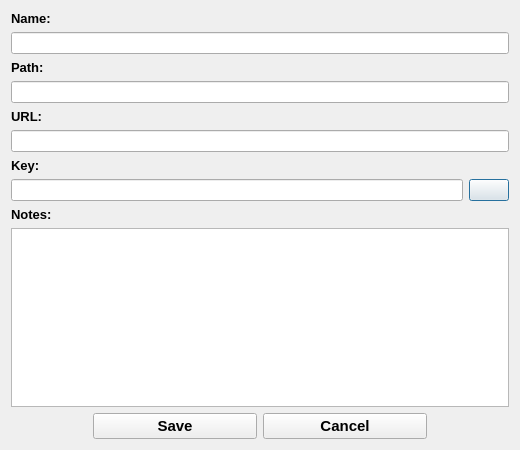
<?xml version="1.0" encoding="UTF-8"?>
<ui version="4.0">
 <class>ApiKeyEntryEditor</class>
 <widget class="QDialog" name="ApiKeyEntryEditor">
  <property name="geometry">
   <rect>
    <x>0</x>
    <y>0</y>
    <width>520</width>
    <height>450</height>
   </rect>
  </property>
  <property name="minimumSize">
   <size>
    <width>520</width>
    <height>450</height>
   </size>
  </property>
  <property name="maximumSize">
   <size>
    <width>520</width>
    <height>450</height>
   </size>
  </property>
  <property name="windowTitle">
   <string>Dialog</string>
  </property>
  <layout class="QVBoxLayout" name="verticalLayout">
   <item>
    <widget class="QLabel" name="NameLabel">
     <property name="font">
      <font>
       <pointsize>10</pointsize>
       <bold>true</bold>
      </font>
     </property>
     <property name="text">
      <string>Name:</string>
     </property>
    </widget>
   </item>
   <item>
    <widget class="QLineEdit" name="NameLineEdit">
     <property name="font">
      <font>
       <bold>true</bold>
      </font>
     </property>
    </widget>
   </item>
   <item>
    <widget class="QLabel" name="PathLabel">
     <property name="font">
      <font>
       <pointsize>10</pointsize>
       <bold>true</bold>
      </font>
     </property>
     <property name="text">
      <string>Path:</string>
     </property>
    </widget>
   </item>
   <item>
    <widget class="QLineEdit" name="PathLineEdit">
     <property name="font">
      <font>
       <bold>true</bold>
      </font>
     </property>
    </widget>
   </item>
   <item>
    <widget class="QLabel" name="UrlLabel">
     <property name="font">
      <font>
       <pointsize>10</pointsize>
       <bold>true</bold>
      </font>
     </property>
     <property name="text">
      <string>URL:</string>
     </property>
    </widget>
   </item>
   <item>
    <widget class="QLineEdit" name="UrlLineEdit">
     <property name="font">
      <font>
       <bold>true</bold>
      </font>
     </property>
    </widget>
   </item>
   <item>
    <widget class="QLabel" name="KeyLabel">
     <property name="font">
      <font>
       <pointsize>10</pointsize>
       <bold>true</bold>
      </font>
     </property>
     <property name="text">
      <string>Key:</string>
     </property>
    </widget>
   </item>
   <item>
    <layout class="QHBoxLayout" name="KeyHorizontalLayout" stretch="0,0">
     <item>
      <widget class="QLineEdit" name="KeyLineEdit">
       <property name="font">
        <font>
         <bold>true</bold>
        </font>
       </property>
       <property name="echoMode">
        <enum>QLineEdit::EchoMode::Password</enum>
       </property>
      </widget>
     </item>
     <item>
      <widget class="QPushButton" name="KeyShowPushButton">
       <property name="text">
        <string/>
       </property>
       <property name="checkable">
        <bool>true</bool>
       </property>
      </widget>
     </item>
    </layout>
   </item>
   <item>
    <widget class="QLabel" name="NotesLabel">
     <property name="font">
      <font>
       <pointsize>10</pointsize>
       <bold>true</bold>
      </font>
     </property>
     <property name="text">
      <string>Notes:</string>
     </property>
    </widget>
   </item>
   <item>
    <widget class="QPlainTextEdit" name="NotesPlainTextEdit">
     <property name="font">
      <font>
       <bold>true</bold>
      </font>
     </property>
    </widget>
   </item>
   <item>
    <layout class="QHBoxLayout" name="ButtonsHorizontalLayout" stretch="1,2,2,1">
     <item>
      <spacer name="HorizontalSpacer1">
       <property name="orientation">
        <enum>Qt::Orientation::Horizontal</enum>
       </property>
       <property name="sizeHint" stdset="0">
        <size>
         <width>40</width>
         <height>20</height>
        </size>
       </property>
      </spacer>
     </item>
     <item>
      <widget class="QPushButton" name="SavePushButton">
       <property name="font">
        <font>
         <pointsize>11</pointsize>
         <bold>true</bold>
        </font>
       </property>
       <property name="text">
        <string>Save</string>
       </property>
       <property name="icon">
        <iconset theme="QIcon::ThemeIcon::DocumentSave"/>
       </property>
      </widget>
     </item>
     <item>
      <widget class="QPushButton" name="CancelPushButton">
       <property name="font">
        <font>
         <pointsize>11</pointsize>
         <bold>true</bold>
        </font>
       </property>
       <property name="text">
        <string>Cancel</string>
       </property>
       <property name="icon">
        <iconset theme="QIcon::ThemeIcon::EditDelete"/>
       </property>
      </widget>
     </item>
     <item>
      <spacer name="HorizontalSpacer2">
       <property name="orientation">
        <enum>Qt::Orientation::Horizontal</enum>
       </property>
       <property name="sizeHint" stdset="0">
        <size>
         <width>40</width>
         <height>20</height>
        </size>
       </property>
      </spacer>
     </item>
    </layout>
   </item>
  </layout>
 </widget>
 <resources/>
 <connections/>
</ui>
